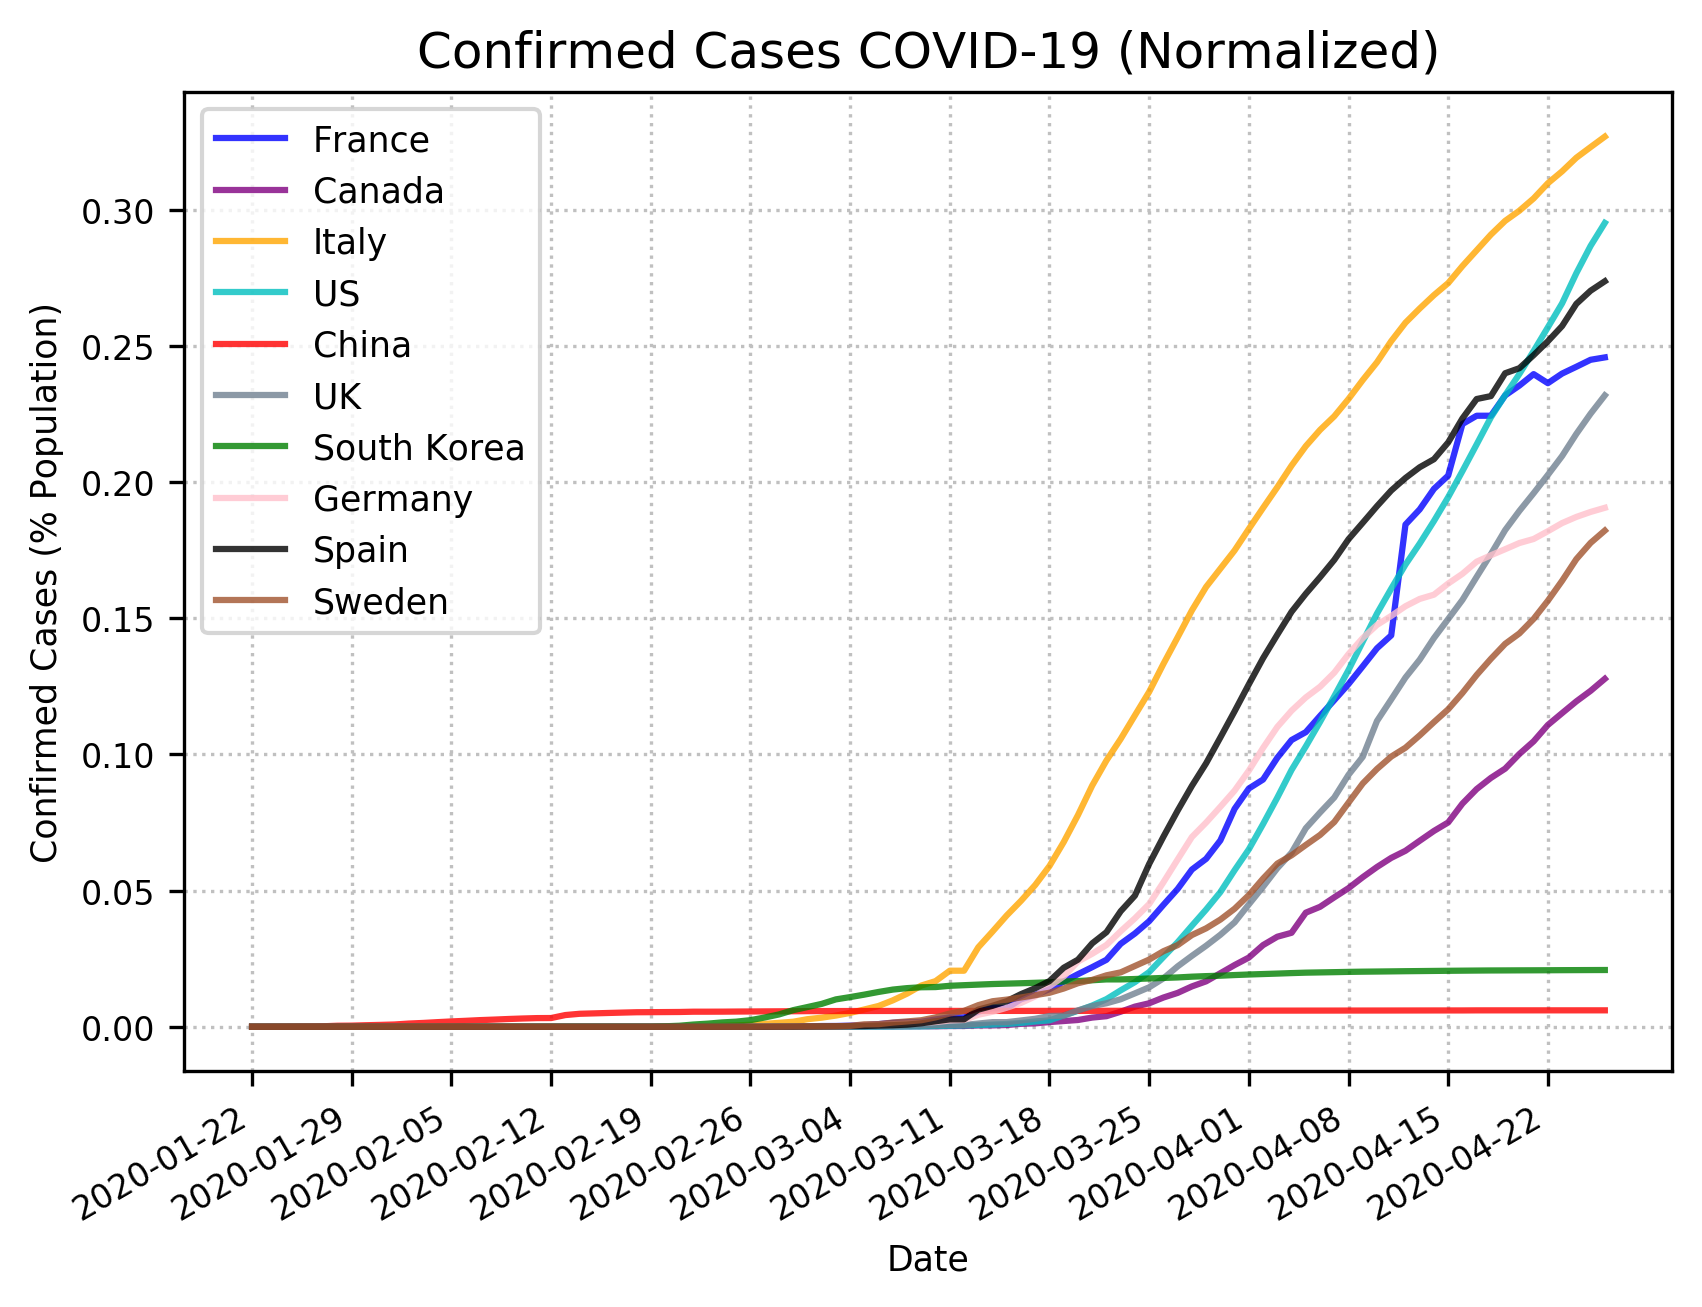

Generate this figure with Python:
# -*- coding: utf-8 -*-
"""
Created on Wed March 18 2020

@author: Timothee Klein
"""
import sys
import numpy as np
import matplotlib.pyplot as plt
import requests
import csv
import os
import pandas as pd	
import datetime as dt
import matplotlib.dates as mdates


#-------------------------------- READ INPUT -------------------------------------

#Read time series csv files from GitHub (confirmed cases)
url = 'https://raw.githubusercontent.com/CSSEGISandData/COVID-19/master/csse_covid_19_data/csse_covid_19_time_series/time_series_covid19_confirmed_global.csv'#os.path.join(os.getcwd(),   )
with requests.Session() as s:
    download = s.get(url)
    decoded_content = download.content.decode('utf-8')
    cr = csv.reader(decoded_content.splitlines(), delimiter=',')
    data = list(cr)


#Read time series csv files (nbr of deaths)
# Path2 = os.path.join(os.getcwd(),'time_series_19-covid-Deaths.csv')
# data2 = list(csv.reader(open(Path2)))
url2 = 'https://raw.githubusercontent.com/CSSEGISandData/COVID-19/master/csse_covid_19_data/csse_covid_19_time_series/time_series_covid19_deaths_global.csv'
with requests.Session() as s:
    download2 = s.get(url2)
    decoded_content2 = download2.content.decode('utf-8')
    cr2 = csv.reader(decoded_content2.splitlines(), delimiter=',')
    data2 = list(cr2)



#Data array for confirmed cases
data_array = np.asarray(data)
data_array=np.transpose(data_array)

#Data array nbr of deaths 
data_array2 = np.asarray(data2)
data_array2=np.transpose(data_array2)

#Dates
Dates = data_array[:,0]
Dates = Dates[4:].flatten()
Dates = [dt.datetime.strptime(date, '%m/%d/%y').date() for date in Dates]

#Array of countries' names
Country = data_array[1,:]


#-------------------------------- DATASET PARSING FUNCTION -------------------------------------
def country_data(CountryName, CountryPopulation):
	#Find column corresponding to a specific country 
	Country_index = np.where(Country == str(CountryName))
	Country_index = np.asarray(Country_index).flatten()
	Country_population = CountryPopulation

	#Append confirmed Country cases
	Country_cases=[]
	Country_confirmed=[]

	for index in Country_index:
		Country_cases = data_array[4:,index].astype(int)
		Country_confirmed = np.append(Country_confirmed, Country_cases, axis=0)

	Country_confirmed = Country_confirmed.reshape((len(Country_index), len(data_array)-4))
	Country_confirmed = np.sum(a=Country_confirmed, axis=0)	

	#Append nbr of deaths Country
	Country_cases=[]
	Country_deaths=[]

	for index in Country_index:
		Country_cases = data_array2[4:,index].astype(int)
		Country_deaths = np.append(Country_deaths, Country_cases, axis=0)

	Country_deaths = Country_deaths.reshape((len(Country_index), len(data_array2)-4))
	Country_deaths = np.sum(a=Country_deaths, axis=0)

	Country_cases = Country_confirmed / Country_population * 100
	
	return Country_cases, Country_deaths

#-----------------------------------------------------------------------------------------------

France_population = 66*10**6
France_cases, France_deaths = country_data('France', France_population)

UK_population = 66.44*10**6
UK_cases, UK_deaths = country_data('United Kingdom', UK_population)

Italy_population = 60.48*10**6
Italy_cases, Italy_deaths = country_data('Italy', Italy_population)

Korea_population = 51.47*10**6
Korea_cases, Korea_deaths = country_data('Korea, South', Korea_population)

US_population = 327.2*10**6
US_cases, US_deaths = country_data('US', US_population)

China_population = 1.386*10**9
China_cases, China_deaths = country_data('China', China_population)

Canada_population = 37.59*10**6
Canada_cases, Canada_deaths = country_data('Canada', Canada_population)

Germany_population = 82.79*10**6
Germany_cases, Germany_deaths = country_data('Germany', Germany_population)

Spain_population = 46.66*10**6
Spain_cases, Spain_deaths = country_data('Spain', Germany_population)

Sweden_population = 10.23*10**6
Sweden_cases, Sweden_deaths = country_data('Sweden', Sweden_population)

#-------------------------------- PLOT GRAPH ---------------------------------------------------
fig, ax = plt.subplots()
ax.plot(Dates, France_cases, label="France", alpha=.8, color='b')
ax.plot(Dates, Canada_cases,label="Canada", alpha=.8, color='purple')
ax.plot(Dates, Italy_cases, label="Italy", alpha=.8, color='orange')
ax.plot(Dates, US_cases, label="US", alpha=.8, color='c')
ax.plot(Dates, China_cases, label="China", color='r', alpha=.8)
ax.plot(Dates, UK_cases,label="UK", alpha=.8, c='slategray')
ax.plot(Dates, Korea_cases,label="South Korea", alpha=.8, c='green')
ax.plot(Dates, Germany_cases,label="Germany", alpha=.8, c='pink')
ax.plot(Dates, Spain_cases,label="Spain", alpha=.8, c='k')
ax.plot(Dates, Sweden_cases,label="Sweden", alpha=.8, c='sienna')
ax.grid(True, color='silver', linestyle=':')
ax.grid(True, which='minor', linestyle=':', linewidth=0.5, color='lightgray')
ax.set_xlabel('Date', fontsize='small')
ax.tick_params(axis='both', which='major', labelsize=8)
ax.set_ylabel('Confirmed Cases (% Population)', fontsize='small')
fig.autofmt_xdate()
plt.xticks(np.arange(min(Dates), max(Dates), 7))
plt.legend(fontsize='small')
plt.title('Confirmed Cases COVID-19 (Normalized)')
plt.savefig(os.path.join(os.getcwd(),('Covid19' + '.png')), dpi=300, edgecolor='k', bbox_inches='tight')
plt.show()    

